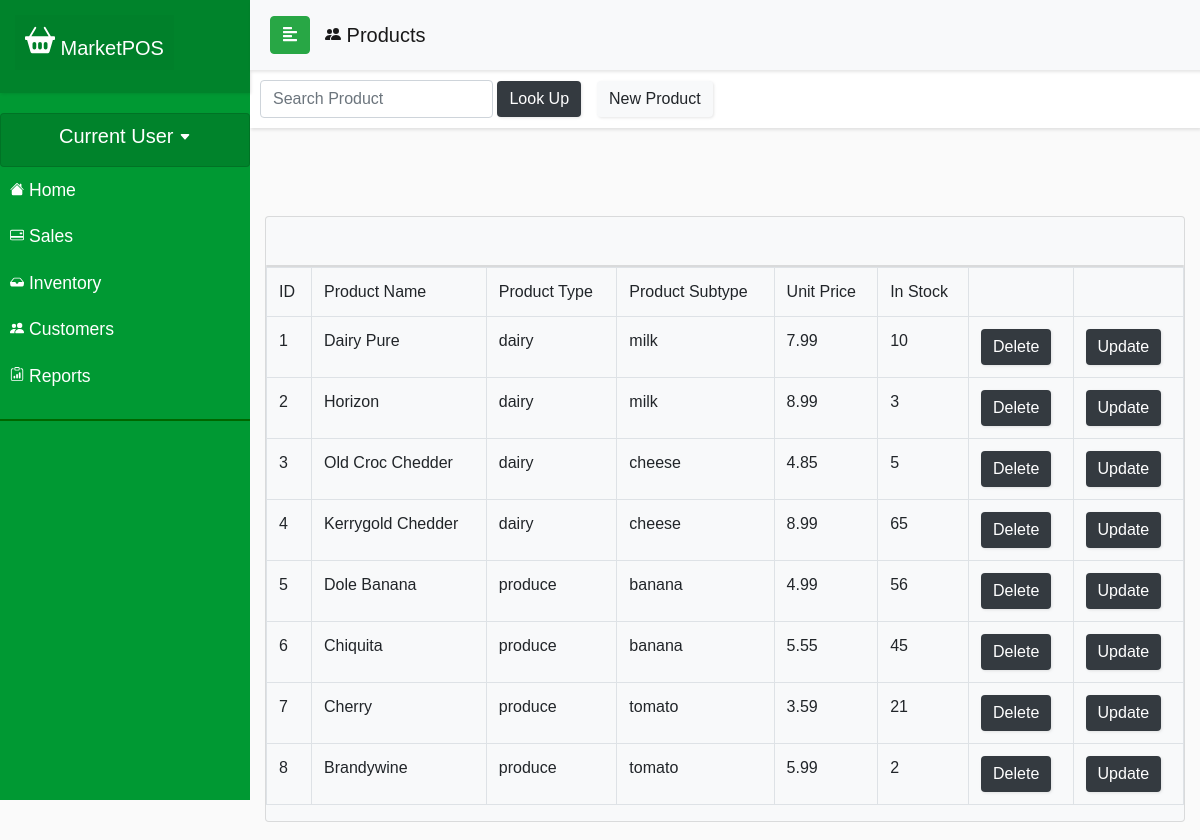
The app's page /currentDraft/productview.php with its own data.
### tables this page shows
CREATE TABLE `product_inventory` (
  `product_id` int(11) NOT NULL,
  `productName` varchar(50) NOT NULL,
  `productType` varchar(50) NOT NULL,
  `productSubType` varchar(50) NOT NULL,
  `unit_price` float NOT NULL,
  `in_stock` int(11) NOT NULL,
  `vendor_id` int(11) DEFAULT NULL
);

### currentDraft/productview.php (the view, shortened to what this page needs)
<?php
  include_once ('config.php');
  $query = "select * from product_inventory";
  $result = mysqli_query($conn,$query);
?>
<!DOCTYPE html>
<html>
<head>
  <link rel="stylesheet" href="css/bootstrap.min.css">
  <link rel="stylesheet" href="userStyle.css">
  <link rel="stylesheet" href="css/jquery.mCustomScrollbar.min.css">
</head>
<body>
  <nav id="sidebar">
    <div class="sidebar-header">
      <h1><a class="navbar-brand relative-top" href="indexDraft.php" id="navcard">
          MarketPOS</a></h1>
    </div>
    <ul class="list-unstyled components">
      <div class="card" id="navcard">
        <h5 class="text-center">Current User <svg width=".6em" height=".6em" viewBox="0 0 16 16" class="bi bi-caret-down-fill" fill="currentColor" xmlns="http://www.w3.org/2000/svg">
            <path d="M7.247 11.14L2.451 5.658C1.885 5.013 2.345 4 3.204 4h9.592a1 1 0 0 1 .753 1.659l-4.796 5.48a1 1 0 0 1-1.506 0z" />
          </svg></h5>
      </div>
      <li class="active">
      <li>
        <a href="accounthomeDraft.php"> Home</a>
      </li>
      </li>
      <li>
        <a href="salescontrolv3.html"> Sales</a>
      </li>
      <li>
        <a href="inventorycontrol.html"> Inventory</a>
      </li>
      <li>
        <a href="customercontrol.html"> Customers</a>
      </li>
      <li>
        <a href="#"> Reports</a>
      </li>
    </ul>
  </nav>
  <div id="content">
    <nav class="navbar navbar-expand-lg navbar-light bg-light sticky-top" id="locnav">
      <div class="container-fluid">
        <button type="button" id="sidebarCollapse" class="btn btn-success">
          <i class="fas fa-align-left"></i>
        </button>
        <div class="collapse navbar-collapse" id="navbarSupportedContent">
          <ul class="nav navbar-nav mr-auto">
            <a class="navbar-brand" href="productview.php"> Products</a>
          </ul>
        </div>
      </div>
    </nav>
    <nav class="navbar navbar-light" id="salespanel">
      <form class="form-inline" method="post" action="productview.php">
        <div class="nav-item" style="padding: 8px">
          <input class="form-control" name="product" placeholder="Search Product" aria-label="Search">
          <button class="btn btn-dark navbar-btn" name="submit-search"> Look Up</button>
        </div>
        <div class="nav-item mr-auto">
          <a class="btn navbar-btn btn-light" href="productindex.php" role="button"> New Product</a></div>
      </form>
    </nav>
    <div class="container justify-content-center" id="formscreen">
      <div class="row">
        <div class="col m-auto">
          <div class="card mt-5 bg-light">
            <table class="table table-bordered">
              <tr>
                <td> ID </td>
                <td> Product Name </td>
                <td> Product Type </td>
                <td> Product Subtype </td>
                <td> Unit Price </td>
                <td> In Stock </td>
                <td> </td>
              </tr>
              <div class='card mt-5 bg-light'>
                <?php
                if (isset($_POST['submit-search'])) {
                  $search = mysqli_real_escape_string($conn, $_POST['product']);
                  $sql = "SELECT * FROM product_inventory WHERE productName LIKE '%$search%' OR productType LIKE '%$search%' OR productSubType LIKE '%$search%'";
                  $result = mysqli_query($conn, $sql);
                  $queryResults = mysqli_num_rows($result);
                  if ($queryResults > 0) {
                    echo "<div>There are $queryResults results matching your search</div><br>";
                    while ($row = mysqli_fetch_assoc($result)) {
                      echo "<tr><td>" . $row['product_id'] . "</td><td>"
                        . $row['productName'] . "</td><td>" . $row['productType'] . "</td><td>" . $row['productSubType'] . "</td><td>"
                        . $row['unit_price'] . "</td><td>" . $row['in_stock'] .
                        "</td><td><a class='btn navbar-btn btn-dark' role='button' href='productdelete.php?Del="
                        . $row['product_id'] . "'>Delete</a></td><td><a class='btn navbar-btn btn-dark' role='button' href='productedit.php?Upd="
                        . $row['product_id'] . "'>Update</a></td></tr>";
                    }
                  } else {
                    echo "<div>There are no results matching your search</div>";
                  }
                } else {
                  while ($row = mysqli_fetch_assoc($result)) {
                    echo "<tr><td>" . $row['product_id'] . "</td><td>"
                      . $row['productName'] . "</td><td>" . $row['productType'] . "</td><td>" . $row['productSubType'] . "</td><td>"
                      . $row['unit_price'] . "</td><td>" . $row['in_stock'] .
                      "</td><td><a class='btn navbar-btn btn-dark' role='button' href='productdelete.php?Del="
                      . $row['product_id'] . "'>Delete</a></td><td><a class='btn navbar-btn btn-dark' role='button' href='productedit.php?Upd="
                      . $row['product_id'] . "'>Update</a></td></tr>";
                  }
                }
                ?>
              </div>
            </table>
          </div>
        </div>
      </div>
    </div>
</body>
</html>

### currentDraft/userStyle.css (style rules this page uses)
body { font-family: 'Poppins', sans-serif; background: #fafafa; overflow-y: hidden; }
a, a:hover, a:focus { color: inherit; text-decoration: none; transition: all 0.3s; }
#locnav { position: fixed; }
#salespanel { padding: 2px 2px; margin-top: 30px; margin-left: 0px; }
.navbar { width: 100%; padding: 5px 5px; background: #fff; border: none; border-radius: 0; box-shadow: 1px 2px 3px rgba(0, 0, 0, 0.1); }
.navbar-brand { padding: 15px; }
.nav-item { padding: 8px; }
.navbar-btn { box-shadow: 1px 1px 3px rgba(0, 0, 0, 0.1); outline: none !important; border: none; }
#sidebar { width: 250px; position: fixed; top: 0; left: 0; height: 100vh; z-index: 999; background: #009933; color: #fff; transition: all 0.3s; }
#sidebar .sidebar-header { padding: 15px; background: rgba(0, 128, 43, 0.897); box-shadow: 1px 1px 3px rgba(0, 0, 0, 0.1); }
#sidebar ul.components { padding: 20px 0; border-bottom: 2px solid #006600; }
#sidebar ul li a { padding: 10px; font-size: 1.1em; display: block; }
#navcard { background: rgba(0, 128, 43, 0.897); padding: 10px; }
#content { width: calc(100% - 250px); margin-top: 40px; min-height: 100vh; transition: all 0.3s; position: absolute; top: 0; right: 0; overflow: hidden; }
#formscreen { margin-top: 40px; left: 200px; }

### records on screen
product_inventory: product_id "1", productName "Dairy Pure", productType "dairy", productSubType "milk", unit_price "7.99", in_stock "10"
product_inventory: product_id "2", productName "Horizon", productType "dairy", productSubType "milk", unit_price "8.99", in_stock "3"
product_inventory: product_id "3", productName "Old Croc Chedder", productType "dairy", productSubType "cheese", unit_price "4.85", in_stock "5"
product_inventory: product_id "4", productName "Kerrygold Chedder", productType "dairy", productSubType "cheese", unit_price "8.99", in_stock "65"
product_inventory: product_id "5", productName "Dole Banana", productType "produce", productSubType "banana", unit_price "4.99", in_stock "56"
product_inventory: product_id "6", productName "Chiquita", productType "produce", productSubType "banana", unit_price "5.55", in_stock "45"
product_inventory: product_id "7", productName "Cherry", productType "produce", productSubType "tomato", unit_price "3.59", in_stock "21"
product_inventory: product_id "8", productName "Brandywine", productType "produce", productSubType "tomato", unit_price "5.99", in_stock "2"
